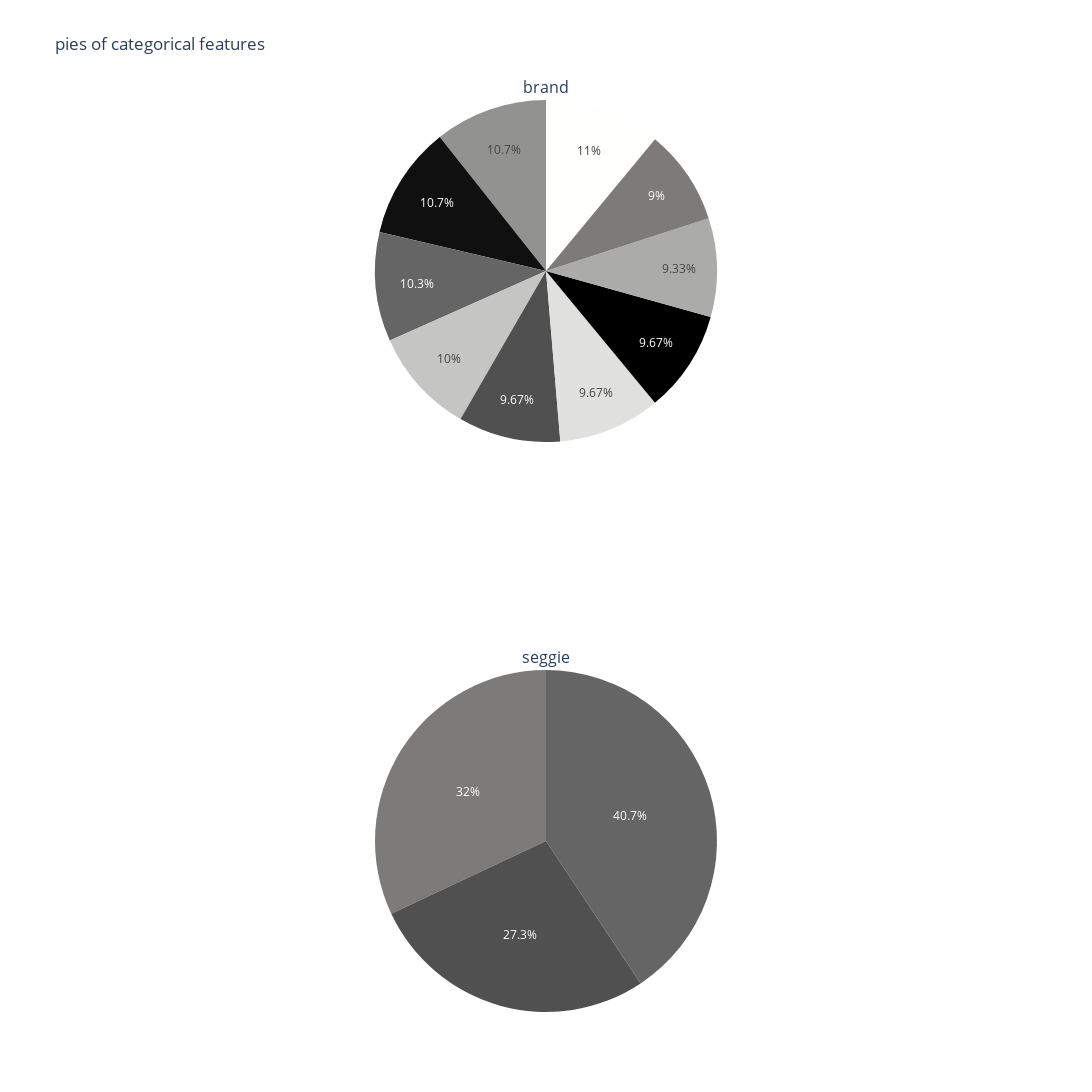

The notebook cell this image was saved under:
### Code cell
from plotly.subplots import make_subplots
from itertools import *
from math import ceil

# pie chart for categoricals
# MAX 100 COLUMNS
def pie_categoricals(df, categoricals, max_cols=6, height=1200, colorscale=px.colors.qualitative.T10):
    
    max_rows=ceil(float(len(df[categoricals].columns))/max_cols)
    
    fig = make_subplots(
        rows=max_rows,
        cols=max_cols,
        specs=[
            [{"type":"pie"} for h in range(max_cols)] for j in range(max_rows)       
              ],
    
        subplot_titles=df[categoricals].columns
    ).update_layout(
        {"title":f"pies of categorical features"})

    pies = [df.groupby(j).count().iloc[::, 0].reset_index().rename(columns={str(df.columns[0]):"count"}) for j in categoricals]

    row=1

    pies = [df.groupby(j).count().iloc[::, 0].reset_index().rename(columns={str(df.columns[0]):"count"}) for j in categoricals]

    col_cyc = cycle(iter(range(1,max_cols+1)))
    color_cyc = cycle(iter(colorscale))

    for j in range(len(pies)):
        colors = list(islice(color_cyc, 0, 100))
        col = next(col_cyc)
        fig.add_pie(
            labels=pies[j].iloc[::, 0].values,
            values=pies[j].iloc[::, 1].values,
            row=row, col=col,
            showlegend=False,
            name=categoricals[j],
        ).update_traces(marker={"colors": colors}, textposition="inside")
        if col % max_cols == 0:
            row+=1    
    
    return fig.update_layout({"height": height, "width":1100})

fig = pie_categoricals(pizza, categoricals, max_cols=1, height=1200, colorscale=px.colors.sequential.gray)
#update inside

fig

### Figure 1 — Plotly figure (JSON) as saved in the notebook; plotly's stock layout.template omitted (floating-point values rounded to 4 significant figures)
{"data": [{"domain": {"x": [0, 1], "y": [0.625, 1]}, "labels": ["A", "B", "C", "D", "E", "F", "G", "H", "I", "J"], "marker": {"colors": ["rgb(81, 80, 80)", "rgb(102, 101, 101)", "rgb(124, 123, 122)", "rgb(146, 146, 145)", "rgb(171, 171, 170)", "rgb(197, 197, 195)", "rgb(224, 224, 223)", "rgb(254, 254, 253)", "rgb(0, 0, 0)", "rgb(16, 16, 16)", "rgb(38, 38, 38)", "rgb(59, 59, 59)", "rgb(81, 80, 80)", "rgb(102, 101, 101)", "rgb(124, 123, 122)", "rgb(146, 146, 145)", "rgb(171, 171, 170)", "rgb(197, 197, 195)", "rgb(224, 224, 223)", "rgb(254, 254, 253)", "rgb(0, 0, 0)", "rgb(16, 16, 16)", "rgb(38, 38, 38)", "rgb(59, 59, 59)", "rgb(81, 80, 80)", "rgb(102, 101, 101)", "rgb(124, 123, 122)", "rgb(146, 146, 145)", "rgb(171, 171, 170)", "rgb(197, 197, 195)", "rgb(224, 224, 223)", "rgb(254, 254, 253)", "rgb(0, 0, 0)", "rgb(16, 16, 16)", "rgb(38, 38, 38)", "rgb(59, 59, 59)", "rgb(81, 80, 80)", "rgb(102, 101, 101)", "rgb(124, 123, 122)", "rgb(146, 146, 145)", "rgb(171, 171, 170)", "rgb(197, 197, 195)", "rgb(224, 224, 223)", "rgb(254, 254, 253)", "rgb(0, 0, 0)", "rgb(16, 16, 16)", "rgb(38, 38, 38)", "rgb(59, 59, 59)", "rgb(81, 80, 80)", "rgb(102, 101, 101)", "rgb(124, 123, 122)", "rgb(146, 146, 145)", "rgb(171, 171, 170)", "rgb(197, 197, 195)", "rgb(224, 224, 223)", "rgb(254, 254, 253)", "rgb(0, 0, 0)", "rgb(16, 16, 16)", "rgb(38, 38, 38)", "rgb(59, 59, 59)", "rgb(81, 80, 80)", "rgb(102, 101, 101)", "rgb(124, 123, 122)", "rgb(146, 146, 145)", "rgb(171, 171, 170)", "rgb(197, 197, 195)", "rgb(224, 224, 223)", "rgb(254, 254, 253)", "rgb(0, 0, 0)", "rgb(16, 16, 16)", "rgb(38, 38, 38)", "rgb(59, 59, 59)", "rgb(81, 80, 80)", "rgb(102, 101, 101)", "rgb(124, 123, 122)", "rgb(146, 146, 145)", "rgb(171, 171, 170)", "rgb(197, 197, 195)", "rgb(224, 224, 223)", "rgb(254, 254, 253)", "rgb(0, 0, 0)", "rgb(16, 16, 16)", "rgb(38, 38, 38)", "rgb(59, 59, 59)", "rgb(81, 80, 80)", "rgb(102, 101, 101)", "rgb(124, 123, 122)", "rgb(146, 146, 145)", "rgb(171, 171, 170)", "rgb(197, 197, 195)", "rgb(224, 224, 223)", "rgb(254, 254, 253)", "rgb(0, 0, 0)", "rgb(16, 16, 16)", "rgb(38, 38, 38)", "rgb(59, 59, 59)", "rgb(81, 80, 80)", "rgb(102, 101, 101)", "rgb(124, 123, 122)", "rgb(146, 146, 145)"]}, "name": "brand", "showlegend": false, "textposition": "inside", "type": "pie", "values": [29, 31, 27, 32, 28, 30, 29, 33, 29, 32]}, {"domain": {"x": [0, 1], "y": [0, 0.375]}, "labels": ["Hey", "Whee", "Whoop"], "marker": {"colors": ["rgb(81, 80, 80)", "rgb(102, 101, 101)", "rgb(124, 123, 122)", "rgb(146, 146, 145)", "rgb(171, 171, 170)", "rgb(197, 197, 195)", "rgb(224, 224, 223)", "rgb(254, 254, 253)", "rgb(0, 0, 0)", "rgb(16, 16, 16)", "rgb(38, 38, 38)", "rgb(59, 59, 59)", "rgb(81, 80, 80)", "rgb(102, 101, 101)", "rgb(124, 123, 122)", "rgb(146, 146, 145)", "rgb(171, 171, 170)", "rgb(197, 197, 195)", "rgb(224, 224, 223)", "rgb(254, 254, 253)", "rgb(0, 0, 0)", "rgb(16, 16, 16)", "rgb(38, 38, 38)", "rgb(59, 59, 59)", "rgb(81, 80, 80)", "rgb(102, 101, 101)", "rgb(124, 123, 122)", "rgb(146, 146, 145)", "rgb(171, 171, 170)", "rgb(197, 197, 195)", "rgb(224, 224, 223)", "rgb(254, 254, 253)", "rgb(0, 0, 0)", "rgb(16, 16, 16)", "rgb(38, 38, 38)", "rgb(59, 59, 59)", "rgb(81, 80, 80)", "rgb(102, 101, 101)", "rgb(124, 123, 122)", "rgb(146, 146, 145)", "rgb(171, 171, 170)", "rgb(197, 197, 195)", "rgb(224, 224, 223)", "rgb(254, 254, 253)", "rgb(0, 0, 0)", "rgb(16, 16, 16)", "rgb(38, 38, 38)", "rgb(59, 59, 59)", "rgb(81, 80, 80)", "rgb(102, 101, 101)", "rgb(124, 123, 122)", "rgb(146, 146, 145)", "rgb(171, 171, 170)", "rgb(197, 197, 195)", "rgb(224, 224, 223)", "rgb(254, 254, 253)", "rgb(0, 0, 0)", "rgb(16, 16, 16)", "rgb(38, 38, 38)", "rgb(59, 59, 59)", "rgb(81, 80, 80)", "rgb(102, 101, 101)", "rgb(124, 123, 122)", "rgb(146, 146, 145)", "rgb(171, 171, 170)", "rgb(197, 197, 195)", "rgb(224, 224, 223)", "rgb(254, 254, 253)", "rgb(0, 0, 0)", "rgb(16, 16, 16)", "rgb(38, 38, 38)", "rgb(59, 59, 59)", "rgb(81, 80, 80)", "rgb(102, 101, 101)", "rgb(124, 123, 122)", "rgb(146, 146, 145)", "rgb(171, 171, 170)", "rgb(197, 197, 195)", "rgb(224, 224, 223)", "rgb(254, 254, 253)", "rgb(0, 0, 0)", "rgb(16, 16, 16)", "rgb(38, 38, 38)", "rgb(59, 59, 59)", "rgb(81, 80, 80)", "rgb(102, 101, 101)", "rgb(124, 123, 122)", "rgb(146, 146, 145)", "rgb(171, 171, 170)", "rgb(197, 197, 195)", "rgb(224, 224, 223)", "rgb(254, 254, 253)", "rgb(0, 0, 0)", "rgb(16, 16, 16)", "rgb(38, 38, 38)", "rgb(59, 59, 59)", "rgb(81, 80, 80)", "rgb(102, 101, 101)", "rgb(124, 123, 122)", "rgb(146, 146, 145)"]}, "name": "seggie", "showlegend": false, "textposition": "inside", "type": "pie", "values": [82, 122, 96]}], "layout": {"annotations": [{"font": {"size": 16}, "showarrow": false, "text": "brand", "x": 0.5, "xanchor": "center", "xref": "paper", "y": 1, "yanchor": "bottom", "yref": "paper"}, {"font": {"size": 16}, "showarrow": false, "text": "seggie", "x": 0.5, "xanchor": "center", "xref": "paper", "y": 0.375, "yanchor": "bottom", "yref": "paper"}], "height": 1200, "title": {"text": "pies of categorical features"}, "width": 1100}}
